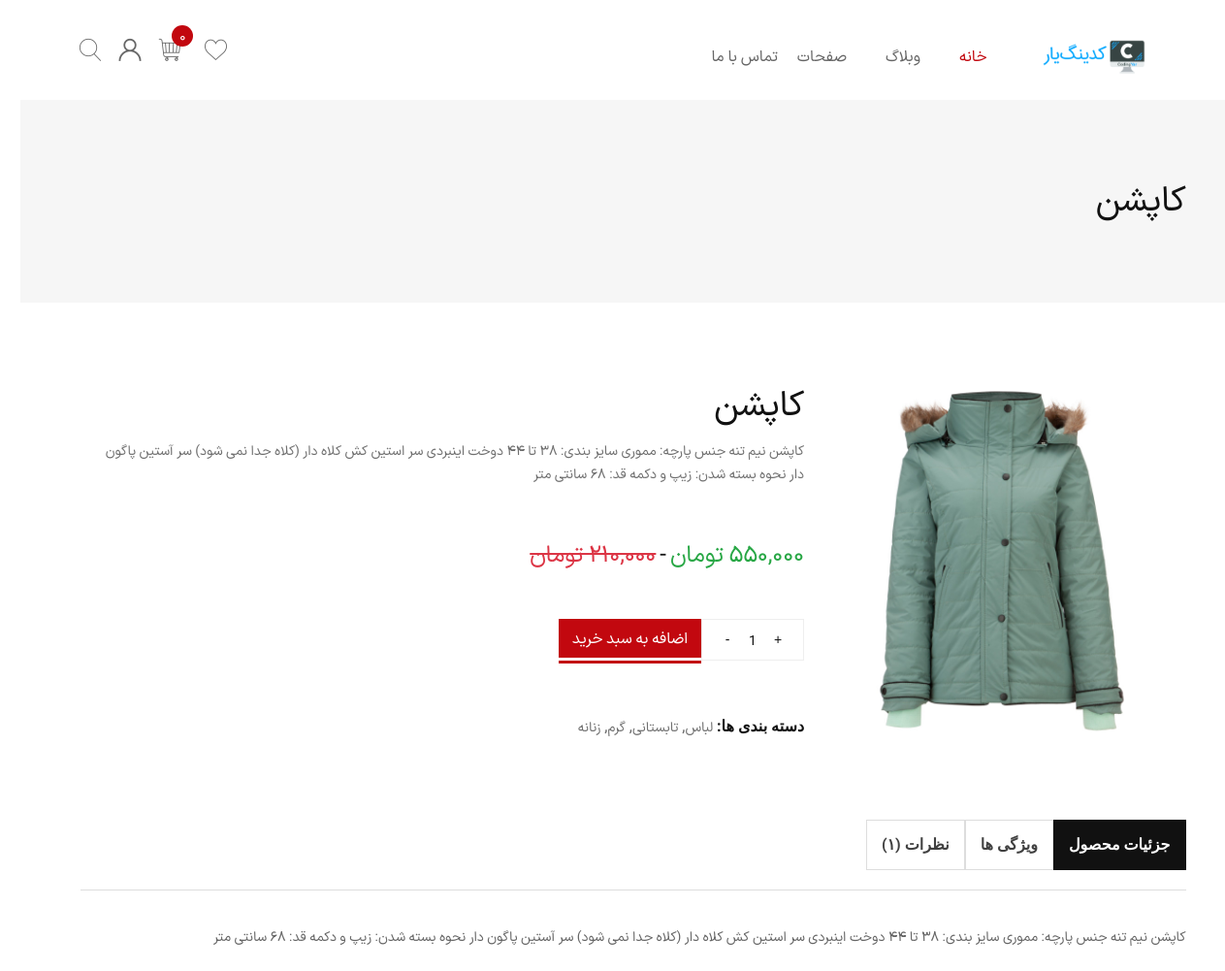
The page /products/3/ on the database as committed earlier.
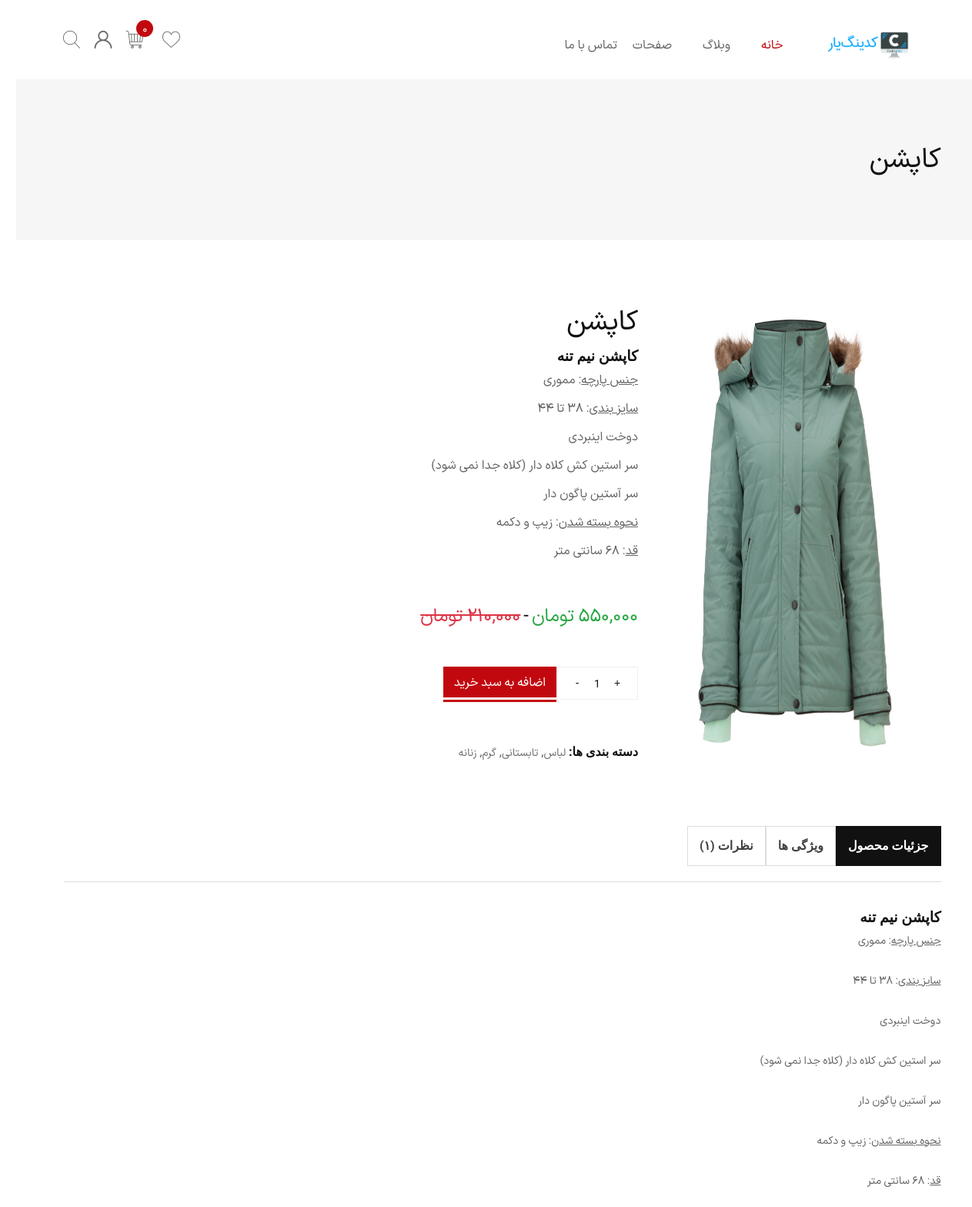
The same page on the database as committed later.
### products/models.py (models this page shows, shortened)
class Product(models.Model):
    title = models.CharField(max_length=100, verbose_name=_('name'))
    description = RichTextField()
    price = models.PositiveIntegerField(default=0)
    active = models.BooleanField(default=True)
    image = models.ImageField(verbose_name=_('Product image'), upload_to='product/product_cover/', blank=True)
    datetime_created = models.DateTimeField(default=timezone.now())
    datetime_modified = models.DateTimeField(auto_now=True)

### products/views.py (the view)
# urls.py: path('<int:pk>/', views.ProductDetailView.as_view(), name='product_detail'),
class ProductDetailView(generic.DetailView):
    model = Product
    template_name = 'products/product_detail.html'
    context_object_name = 'product'
    def get_context_data(self, **kwargs):
        context = super().get_context_data(**kwargs)
        context['comment_form'] = CommentForm
        context['add_to_cart_form'] = AddToCartProductForm
        return context

### cart/cart.py (called while the page is built)
    def __len__(self):
        return sum(item['quantity'] for item in self.cart.values())

    def get_total_price(self):
        product_id = self.cart.keys()
        return sum(item['quantity'] * item['product_obj'].price for item in self.cart.values())

### cart/context_processors.py (called while the page is built)
def cart(request):
    return {'cart': Cart(request)}

### persian_translate/templatetags/persian_translation_tags.py (called while the page is built)
@register.filter
def translate_number(value):
    value = str(value)
    english_to_persian_number = value.maketrans('0123456789', '۰۱۲۳۴۵۶۷۸۹')
    return value.translate(english_to_persian_number)

### products/templatetags/comment_tags.py (called while the page is built)
@register.filter
def only_active_comments(comments):
    return comments.filter(active=True)

### products/templates/products/product_detail.html (shortened to what this page needs)
{% extends '_base.html' %}
{% load static %}
{% load i18n %}
{% load crispy_forms_tags %}
{% load comment_tags %}
{% load jalali_tags %}
{% load persian_translation_tags %}
{% load humanize %}
{% block content %}
    {% include 'topheader.html' with header_name=product.title %}
    <div class="main-content-wrapper">
        <div class="page-content-inner ptb--80">
            <div class="container">
                <div class="row no-gutters mb--80">
                    <div class="col-12 col-sm-4 product-main-image d-flex align-content-center">
                        {% if product.image %}
                            <img src="{{ product.image.url }}" alt="Products">
                        {% endif %}
                    </div>
                    <div class="col-12 col-sm-8 product-main-details mt-md--50">
                        <div class="product-summary pl-lg--30 pl-md--0 text-right p-4">
                            <h3 class="product-title mb--20">{{ product.title }}</h3>
                            <p class="product-short-description mb--20">
                                {{ product.description|safe }}
                            </p>
                            <div class="my-5 py-5 product-price-wrapper mb--25">
                                <span class="money text-success">{{ product.price|intcomma:False|translate_number }} تومان</span>
                                <span class="price-separator">-</span>
                                <span class="money old-price text-danger">۲۱۰,۰۰۰ تومان</span>
                            </div>
                            <div class="product-action d-flex align-items-sm-center align-content-center mb--30">
                                <form action="{% url 'cart:cart_add' product.id %}" method="post">
                                    <div class="quantity-wrapper d-flex justify-content-start">
                                        <div class="quantity">
                                            <input type="number" class="quantity-input" name="quantity" id="qty" value="1"
                                                   min="1" max="30">
                                        </div>
                                        <button type="submit" class="btn btn-small btn-bg-red btn-color-white btn-hover-2">
                                            اضافه به سبد خرید
                                        </button>
                                    </div>
                                </form>
                            </div>
                            <div class="product-footer-meta mt-5 pt-5">
                                <p><span class="m-0">دسته بندی ها:</span>
                                    <a href="shop.html">لباس</a>,
                                    <a href="shop.html">تابستانی</a>,
                                    <a href="shop.html">گرم</a>,
                                    <a href="shop.html">زنانه</a>
                                </p>
                            </div>
                        </div>
                    </div>
                </div>
                <div class="row justify-content-center">
                    <div class="col-12">
                        <div class="product-data-tab tab-style-3">
                            <div class="nav nav-tabs product-data-tab__head" id="product-tab" role="tablist">
                                <a class="m-0 product-data-tab__link nav-link active" id="nav-description-tab"
                                   data-toggle="tab" href="#nav-description" role="tab" aria-selected="true">
                                    <span>{% trans 'Product Description' %}</span>
                                </a>
                                <a class="m-0 product-data-tab__link nav-link" id="nav-info-tab" data-toggle="tab"
                                   href="#nav-info" role="tab" aria-selected="true">
                                    <span>ویژگی ها</span>
                                </a>
                                <a class="m-0 product-data-tab__link nav-link" id="nav-reviews-tab" data-toggle="tab"
                                   href="#nav-reviews" role="tab" aria-selected="true">
                                    <span>{% trans 'comments' %} ({{ product.comments.all|only_active_comments|length|translate_number }})</span>
                                </a>
                            </div>
                            <div class="tab-content product-data-tab__content" id="product-tabContent">
                                <div class="tab-pane fade show active" id="nav-description" role="tabpanel"
                                     aria-labelledby="nav-description-tab">
                                    <div class="product-description text-justify">
                                        <p>
                                            {{ product.description|safe }}
                                        </p>
                                    </div>
                                </div>
                            </div>
                        </div>
                    </div>
                </div>
            </div>
        </div>
    </div>
{% endblock content %}

### templates/_base.html (shortened to what this page needs)
<!DOCTYPE HTML PUBLIC "-//W3C//DTD HTML 4.01//EN" "http://www.w3.org/TR/html4/strict.dtd">
{% load static %}
{% load i18n %}
{% load persian_translation_tags %}
<html lang="en">
<head>
    <link href="https://cdn.jsdelivr.net/npm/bootstrap@5.2.2/dist/css/bootstrap.min.css" rel="stylesheet"
>
    <link rel="stylesheet" href="{% static 'css/_base.css' %}">
    <link rel="stylesheet" href="{% static "css/vendor.css" %}">
    <link rel="stylesheet" href="{% static "css/main.css" %}">
</head>
<body dir="rtl">
<div class="wrapper">
    <header class="header">
        <div class="header-inner fixed-header">
            <div class="container">
                <div class="row align-items-center">
                    <div class="col-xl-9 col-lg-8 col-5 col-xs-0 col-none col-sm-block p-0">
                        <nav class="main-navigation">
                            <div class="site-branding" style="margin-right: 30px;">
                                <a href="{% url 'product_list' %}" class="logo">
                                    <figure class="logo--normal d-none d-sm-block">
                                        <img class="px-5" src="{% static "img/codingyar_logo.png" %}"
                                             style="max-height: 50px; margin-bottom: -15px;" alt="Logo">
                                    </figure>
                                </a>
                            </div>
                            <div class="mainmenu-nav d-none d-lg-block w-100 pr-3">
                                <ul class="mainmenu d-lg-flex jusity-content-end jusity-content-lg-start pt-4">
                                    <li class="mainmenu__item menu-item-has-children active">
                                        <a href="{% url 'product_list' %}" class="mainmenu__link">
                                            <span class="mm-text">خانه</span>
                                        </a>
                                    </li>
                                    <li class="mainmenu__item menu-item-has-children">
                                        <a href="Blog.html" class="mainmenu__link">
                                            <span class="mm-text">وبلاگ</span>
                                        </a>
                                    </li>
                                    <li class="mainmenu__item menu-item-has-children">
                                        <a href="#" class="mainmenu__link">
                                            <span class="mm-text">صفحات</span>
                                        </a>
                                    </li>
                                    <li class="mainmenu__item">
                                        <a href="contact-us.html" class="mainmenu__link">
                                            <span class="mm-text">تماس با ما</span>
                                        </a>
                                    </li>
                                </ul>
                            </div>
                        </nav>
                    </div>
                    <div class="col-xl-3 col-lg-4 col-sm-7 col-12 p-0">
                        <ul class="header-toolbar">
                            <li class="header-toolbar__item">
                                <a href="wishlist.html" class="header-toolbar__btn mx-4">
                                    <i class="flaticon flaticon-like"></i>
                                </a>
                            </li>
                            <li class="header-toolbar__item mini-cart-item">
                                <a href="#miniCart" class="header-toolbar__btn toolbar-btn mini-cart-btn">
                                    <i class="flaticon flaticon-shopping-cart"></i>
                                    <sup class="mini-cart-count">{{ cart|length|translate_number }}</sup>
                                </a>
                            </li>
                            <li class="header-toolbar__item user-info">
                                <a href="my-account.html" class="header-toolbar__btn">
                                    <i class="flaticon flaticon-user"></i>
                                </a>
                            </li>
                            <li class="header-toolbar__item">
                                <a href="#searchForm" class="header-toolbar__btn toolbar-btn">
                                    <i class="flaticon flaticon-search"></i>
                                </a>
                            </li>
                        </ul>
                    </div>
                </div>
                <div class="row">
                    <div class="col-12">
                    </div>
                </div>
            </div>
        </div>
    </header>
</div>
{% block content %}
{% endblock content %}
</body>
</html>

### templates/topheader.html
{% load i18n %}
<div class="breadcrumb-area bg-color ptb--90" data-bg-color="#f6f6f6">
    <div class="container">
        <div class="row">
            <div class="col-12">
                <div class="d-flex justify-content-between align-items-center flex-sm-row flex-column">
                    <h1 class="page-title">{{ header_name }}</h1>
                </div>
            </div>
        </div>
    </div>
</div>

### cart/templates/cart/cart_sidebar.html (shortened to what this page needs)
{% load i18n %}
{% load persian_translation_tags %}
{% load humanize %}

### static/css/_base.css (style rules this page uses)
body { font-family: "IRANSansX", serif; text-align:right !important; }

Rows that differ between the two databases and show on the page:
changed Product "کاپشن": description "کاپشن نیم تنه جنس پارچه: مموری سایز بندی: ۳۸ تا ۴۴ دوخت اینبردی سر استین کش کلاه دار (کلاه جدا نمی شود) سر آستین پاگون دار نحوه بسته شدن: زیپ و دکمه قد: ۶۸ سانتی متر" → "کاپشن نیم تنه جنس پارچه : مموری سایز بندی دوخت اینبردی سر استین کش کلاه دار (کلاه جدا نمی شود) سر آستین پاگون دار نحوه بسته شدن : زیپ و دکمه قد : ۶۸ سانتی متر"
